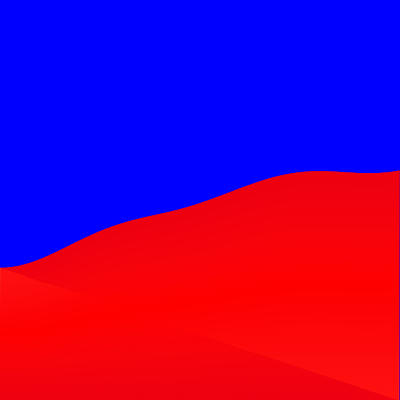
Frame 1 (no input)
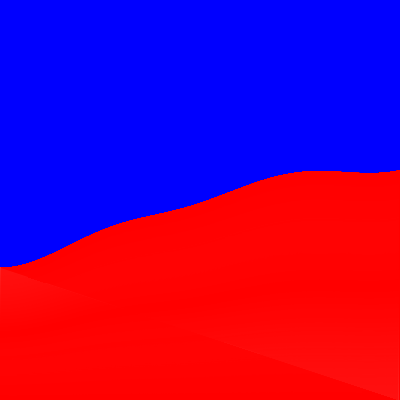
Frame 60 (no input)
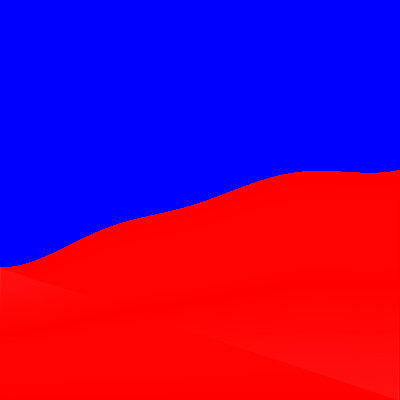
Frame 120 (the mouse pressed at the canvas centre since frame 60)

The p5.js sketch that drew these frames (run headless with seeded random() and noise() and a simulated clock; from frame 60 on, the mouse is pressed at the canvas centre):

// p5.js sketch
// ── sketch.js
// -
// Curva di Sol Lewitt 0.1 by Gaia Andruccioli [curva, color, noise]
// 2021 © Gaia Andruccioli, Daniele @Fupete, Irene @iretrtr and the course DS-2021 at DESIGN.unirsm,
// github.com/ds-2021-unirsm — github.com/fupete - github.com/Graphein0707
// Educational purposes, MIT License, 2021, San Marino
// —
//

function setup() {
  createCanvas(400, 400);
  background(0, 0, 255); //sfondo blu parte alta

}

function draw() {
  stroke(255, 0, 0); //stroke rosso parte bassa

  beginShape(); //inizia a disegnare i vertici di una forma
  for (var x = 0; x < width; x++) {
    var nx = map(x, 0, width, 0, 0.5);
    var y = height * noise(nx);
    vertex(x, y); //utilizzato per specificare le coordinate del vertice
    vertex(x, 400);
  }
  endShape(); //finisce di disegnare la forma 
}
